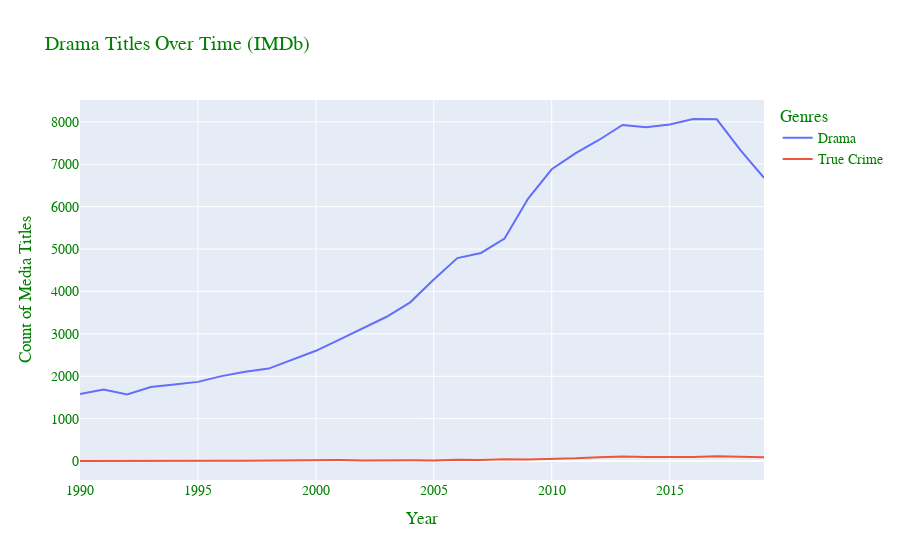

Write notebook code for a chart like this one.
### Markdown cell above
It's obvious now that True Crime is a very small subset, even of only the documentaries genre itself.  From the previous charts, it's also clear that media content has grown quite a bit in general, including documentaries (and True Crime) since around year 2000. Documentaries is increasing overall, but this isn't an abnormal trend.

### How does Drama, the genre with the biggest portion of all titles, compare to "True Crime"? What about just "Crime"?

### Code cell
genre_chart('Drama')
genre_chart('Crime')

### Figure 1 — Plotly figure (JSON) as saved in the notebook; plotly's stock layout.template omitted (floating-point values rounded to 4 significant figures)
{"data": [{"mode": "lines", "name": "Drama", "type": "scatter", "x": [1990, 1991, 1992, 1993, 1994, 1995, 1996, 1997, 1998, 1999, 2000, 2001, 2002, 2003, 2004, 2005, 2006, 2007, 2008, 2009, 2010, 2011, 2012, 2013, 2014, 2015, 2016, 2017, 2018, 2019], "y": [1582, 1687, 1572, 1748, 1805, 1868, 2004, 2107, 2181, 2391, 2601, 2864, 3135, 3404, 3744, 4283, 4787, 4909, 5248, 6192, 6882, 7258, 7573, 7927, 7873, 7940, 8068, 8061, 7335, 6681]}, {"mode": "lines", "name": "True Crime", "type": "scatter", "x": [1990, 1991, 1992, 1993, 1994, 1995, 1996, 1997, 1998, 1999, 2000, 2001, 2002, 2003, 2004, 2005, 2006, 2007, 2008, 2009, 2010, 2011, 2012, 2013, 2014, 2015, 2016, 2017, 2018, 2019], "y": [2, 5, 11, 6, 8, 6, 9, 6, 12, 13, 21, 23, 15, 22, 20, 16, 31, 26, 45, 40, 45, 66, 93, 106, 95, 87, 94, 115, 99, 93]}], "layout": {"font": {"color": "Green", "family": "Times New Roman", "size": 14}, "legend": {"title": {"text": "Genres"}}, "title": {"text": "Drama Titles Over Time (IMDb)"}, "xaxis": {"title": {"text": "Year"}}, "yaxis": {"title": {"text": "Count of Media Titles"}}}}
